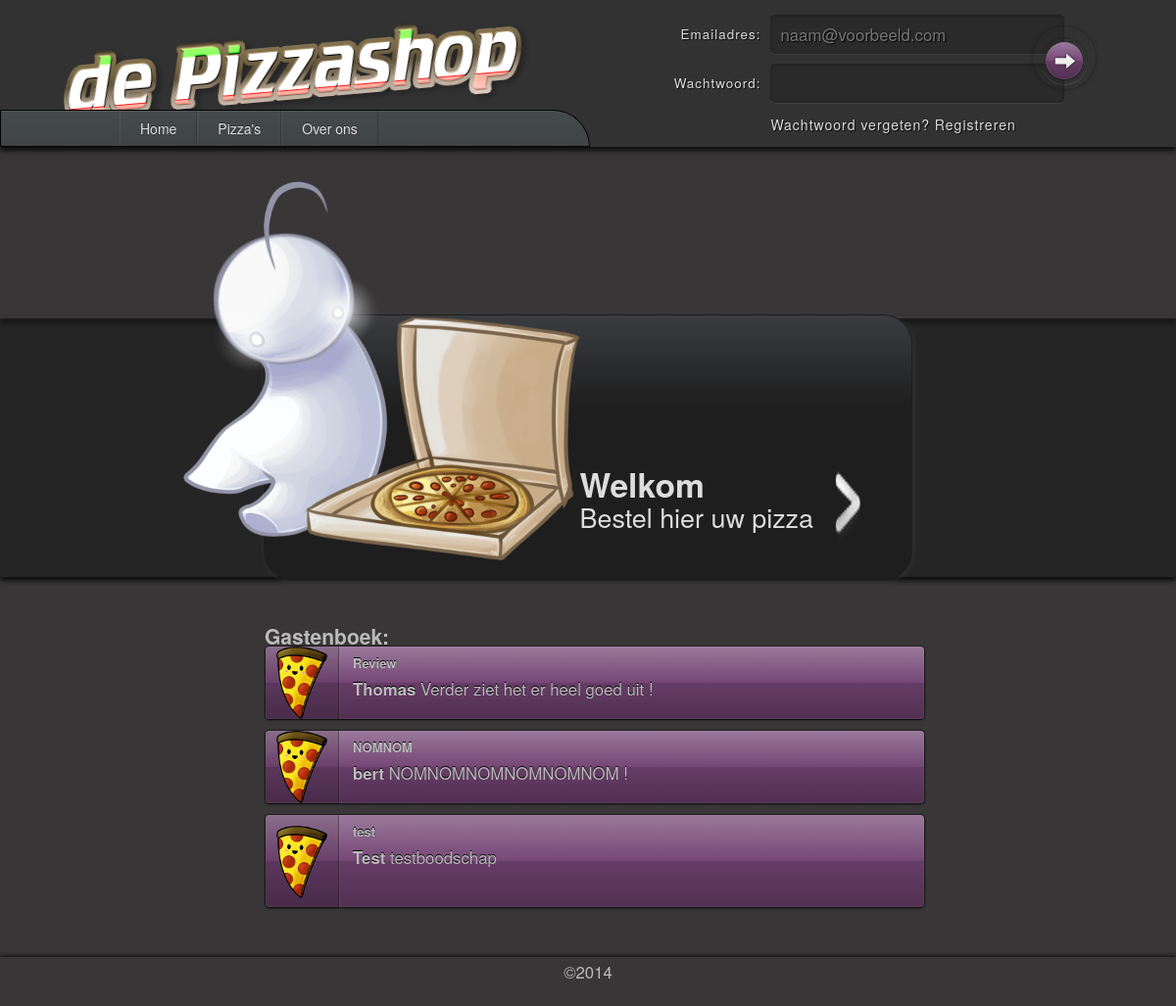
The page / on the database its author committed.
### tables this page shows
CREATE TABLE IF NOT EXISTS `gastenboek` (
  `id` int(11) NOT NULL AUTO_INCREMENT,
  `gebruikersnaam` varchar(18) NOT NULL,
  `titel` varchar(18) NOT NULL,
  `boodschap` varchar(125) NOT NULL,
  PRIMARY KEY (`id`)
);

### src/data/berichtendao.php (called while the page is built, shortened)
<?php
require_once '../src/entities/bericht.php';
class BerichtenDAO extends AbstractDAO{
    public function getLijst(){
        $lijst = array();
        $db = $this->getDb();
        $query = $db->prepare("select id, gebruikersnaam, titel, boodschap from (select id, gebruikersnaam, titel, boodschap from gastenboek as b order by id DESC LIMIT 20) as a order by id DESC");
        try{
            $query->execute();
            $rows = $query->fetchAll();
            foreach($rows as $rij){
                $bericht = new Bericht($rij["gebruikersnaam"], $rij["titel"], $rij["boodschap"]);
                $bericht->setId($rij['id']);
                array_push($lijst, $bericht);
            }
            return $lijst;
        }catch(PDOException $e){
            die($e->getMessage());
        }
    }
}
?>

### src/business/berichtenservice.php (called while the page is built, shortened)
<?php
require_once '../src/data/berichtendao.php';
$berichtenDAO = new BerichtenDAO();
class BerichtenService{
    public function getBerichtenLijst(){
        global $berichtenDAO;
        return $berichtenDAO->getLijst();
    }
}
?>

### src/entities/bericht.php (called while the page is built, shortened)
<?php
class Bericht{
    private $gebruiker;
    private $titel;
    private $boodschap;
    function __construct($gebruiker, $titel, $boodschap) {
        $this->gebruiker = $gebruiker;
        $this->titel = $titel;
        $this->boodschap = $boodschap;
    }
    public function getGebruiker() {
        return $this->gebruiker;
    }
    public function getTitel() {
        return $this->titel;
    }
    public function getBoodschap() {
        return $this->boodschap;
    }
}
?>

### src/presentation/includes/gastenboek.php (the view, shortened to what this page needs)
<div class="gastenboek"><h2>Gastenboek:</h2>
<?php foreach($lijst as $bericht){ ?>
    <div class="bericht">
        <h3 class="berichtTitel"><?php print($bericht->getTitel());?></h3>
        <p><b><?php print($bericht->getGebruiker());?></b> <?php print($bericht->getBoodschap());?></p>
    </div>
<?php
}
?>
    <?php
print("</div>");
?>

### rows shown on the page
gastenboek: titel "Review", gebruikersnaam "Thomas", boodschap "Verder ziet het er heel goed uit !"
gastenboek: titel "NOMNOM", gebruikersnaam "bert", boodschap "NOMNOMNOMNOMNOMNOM !"
gastenboek: titel "test", gebruikersnaam "Test", boodschap "testboodschap"

### other values the page prints
$view "Welkom Bestel hier uw pizza"
$footer "©2014"
